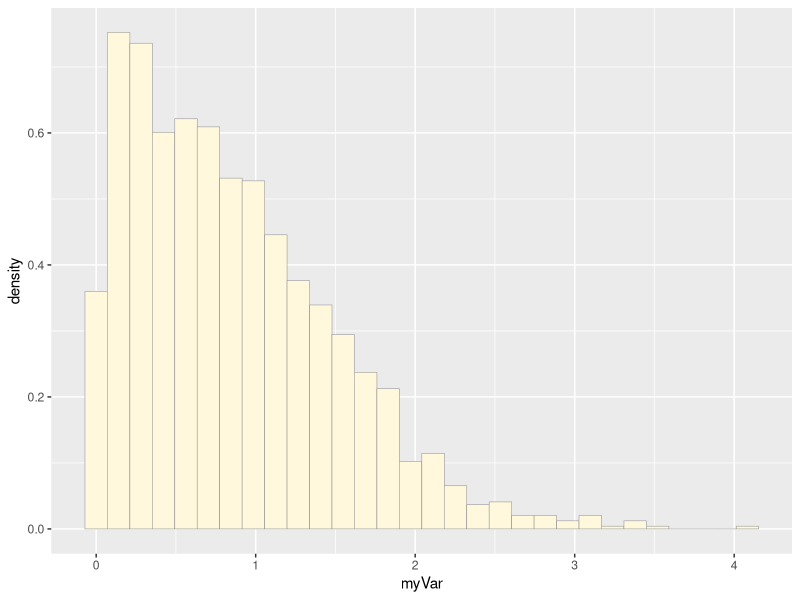
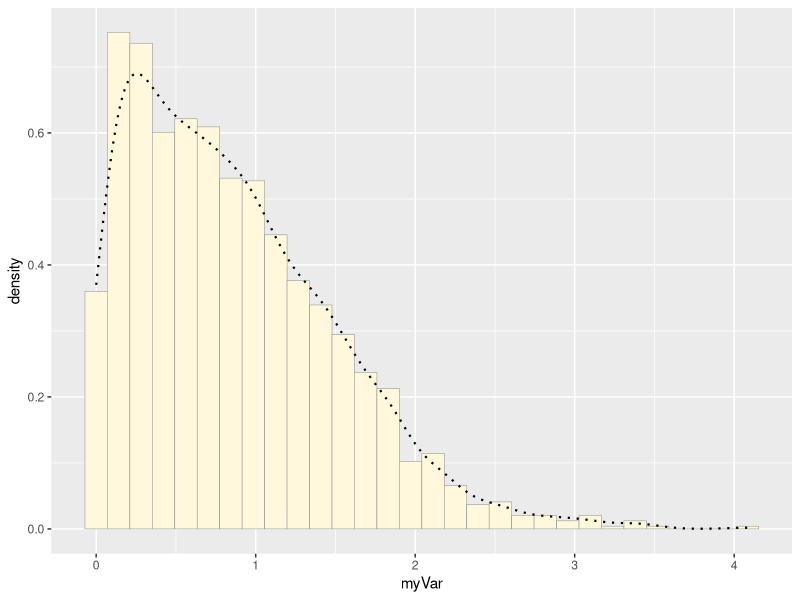
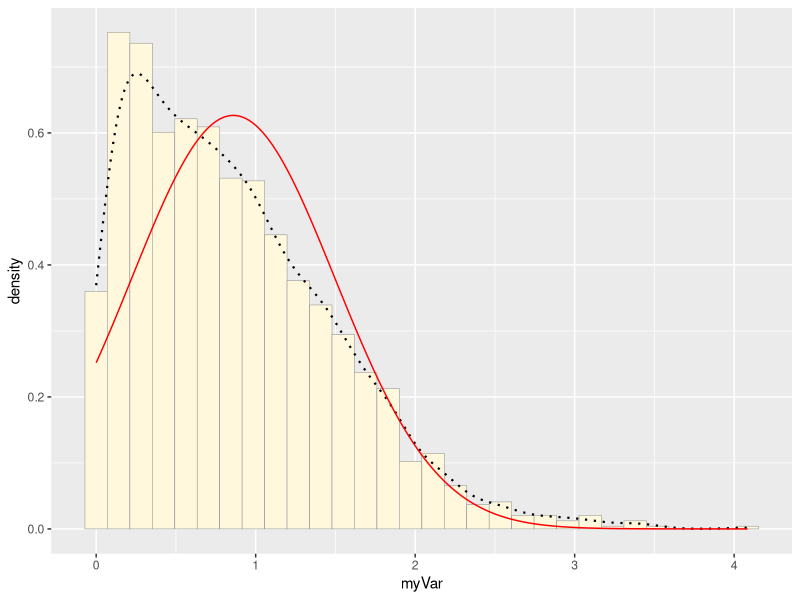
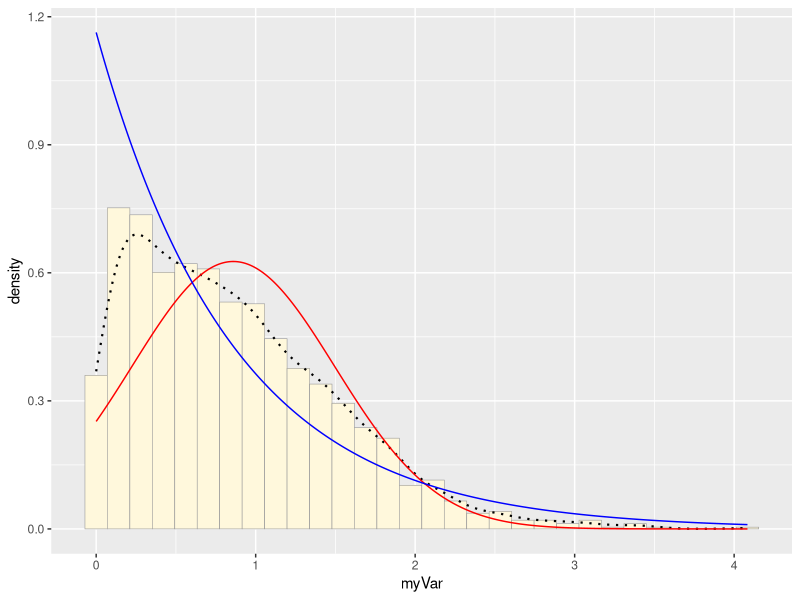
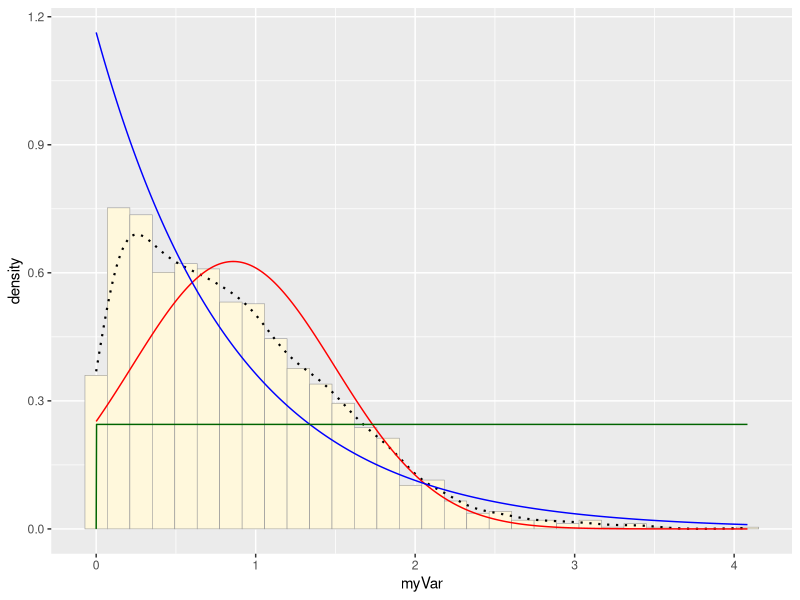
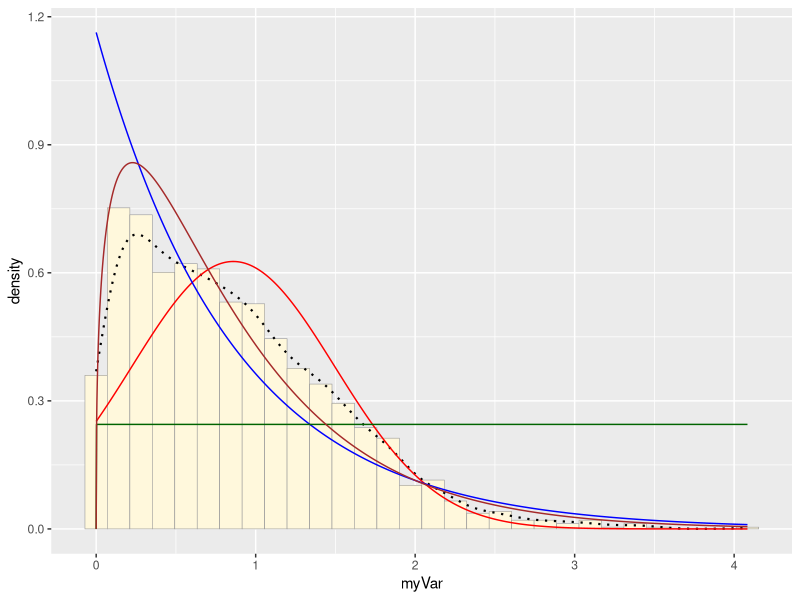
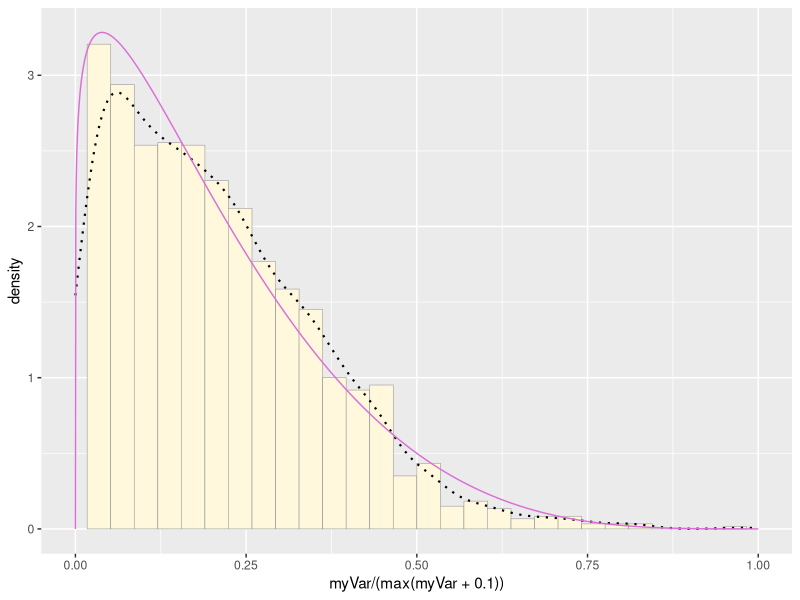
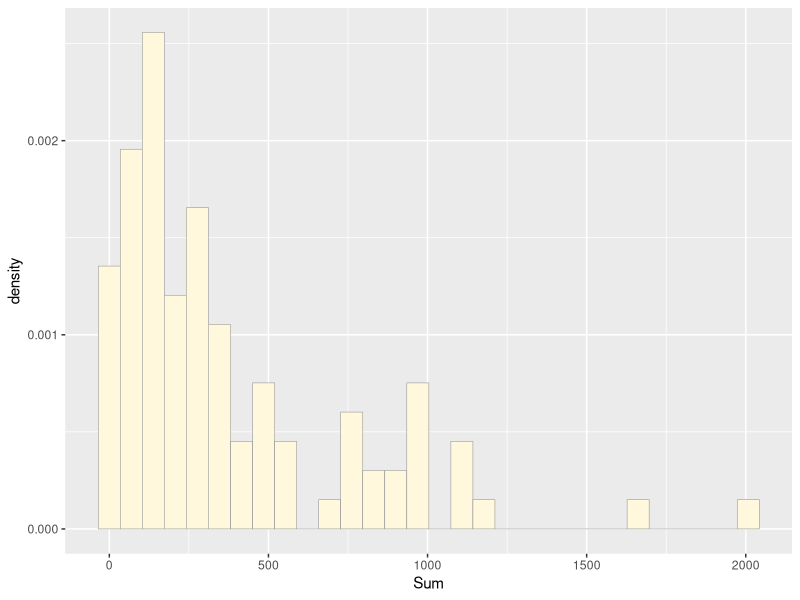

These charts were generated, in order, by the following R code:
## ---- chunk 1
library(ggplot2)
library(MASS)
## ---- chunk 2

#Creating dummy dataframe
z <- rnorm(n=3000,mean=0.2)
z <- data.frame(1:3000,z)
names(z) <- list("ID","myVar")
z <- z[z$myVar>0,]
str(z)
summary(z$myVar)

#plot
p1 <- ggplot(data=z, aes(x=myVar, y=..density..)) +
  geom_histogram(color="grey60",fill="cornsilk",size=0.2) 
print(p1)

#adds curve to plot
p1 <-  p1 +  geom_density(linetype="dotted",size=0.75)
print(p1)

#fitting a normal distribution
normPars <- fitdistr(z$myVar,"normal")
print(normPars)
str(normPars)
normPars$estimate["mean"] # note structure of getting a named attribute

#Plot Normal 
meanML <- normPars$estimate["mean"]
sdML <- normPars$estimate["sd"]

xval <- seq(0,max(z$myVar),len=length(z$myVar))

stat <- stat_function(aes(x = xval, y = ..y..), fun = dnorm, colour="red", n = length(z$myVar), args = list(mean = meanML, sd = sdML))
p1 + stat

#Plot Exponential Dist
expoPars <- fitdistr(z$myVar,"exponential")
rateML <- expoPars$estimate["rate"]

stat2 <- stat_function(aes(x = xval, y = ..y..), fun = dexp, colour="blue", n = length(z$myVar), args = list(rate=rateML))
p1 + stat + stat2

#Plot uniform prob. dist
stat3 <- stat_function(aes(x = xval, y = ..y..), fun = dunif, colour="darkgreen", n = length(z$myVar), args = list(min=min(z$myVar), max=max(z$myVar)))
p1 + stat + stat2 + stat3

#Plot Gamma prob dist
gammaPars <- fitdistr(z$myVar,"gamma")
shapeML <- gammaPars$estimate["shape"]
rateML <- gammaPars$estimate["rate"]

stat4 <- stat_function(aes(x = xval, y = ..y..), fun = dgamma, colour="brown", n = length(z$myVar), args = list(shape=shapeML, rate=rateML))
p1 + stat + stat2 + stat3 + stat4

#Plot Bet prob dens
pSpecial <- ggplot(data=z, aes(x=myVar/(max(myVar + 0.1)), y=..density..)) +
  geom_histogram(color="grey60",fill="cornsilk",size=0.2) + 
  xlim(c(0,1)) +
  geom_density(size=0.75,linetype="dotted")

betaPars <- fitdistr(x=z$myVar/max(z$myVar + 0.1),start=list(shape1=1,shape2=2),"beta")
shape1ML <- betaPars$estimate["shape1"]
shape2ML <- betaPars$estimate["shape2"]

statSpecial <- stat_function(aes(x = xval, y = ..y..), fun = dbeta, colour="orchid", n = length(z$myVar), args = list(shape1=shape1ML,shape2=shape2ML))
pSpecial + statSpecial
## ---- chunk 3
###Question2##
DMC <- read.table("DMC.master.csv",header=TRUE,sep=",")
str(DMC)
summary(DMC)
#plot
p1 <- ggplot(data=DMC, aes(x=Sum, y=..density..)) +
  geom_histogram(color="grey60",fill="cornsilk",size=0.2) 
print(p1)

#adds curve to plot
p1 <-  p1 +  geom_density(linetype="dotted",size=0.75)
print(p1)

#fitting a normal distribution
normPars <- fitdistr(DMC$Sum,"normal")
print(normPars)
str(normPars)
normPars$estimate["mean"] # note structure of getting a named attribute

#Plot Normal 
meanML <- normPars$estimate["mean"]
sdML <- normPars$estimate["sd"]

xval <- seq(0,max(DMC$Sum),len=length(DMC$Sum))

stat <- stat_function(aes(x = xval, y = ..y..), fun = dnorm, colour="red", n = length(DMC$Sum), args = list(mean = meanML, sd = sdML))
p1 + stat

#Plot Exponential Dist
expoPars <- fitdistr(DMC$Sum,"exponential")
rateML <- expoPars$estimate["rate"]

stat2 <- stat_function(aes(x = xval, y = ..y..), fun = dexp, colour="blue", n = length(DMC$Sum), args = list(rate=rateML))
p1 + stat + stat2

#Plot uniform prob. dist
stat3 <- stat_function(aes(x = xval, y = ..y..), fun = dunif, colour="darkgreen", n = length(DMC$Sum), args = list(min=min(DMC$Sum), max=max(DMC$Sum)))
p1 + stat + stat2 + stat3

########My data is not fitting a gamma distribution, so I didn't run this########
#Plot Gamma prob dist
#gammaPars <- fitdistr(DMC$sum,"gamma")
#shapeML <- gammaPars$estimate["shape"]
#rateML <- gammaPars$estimate["rate"]


#stat4 <- stat_function(aes(x = xval, y = ..y..), fun = dgamma, colour="brown", n = length(DMC$Sum), args = list(shape=shapeML, rate=rateML))
#p1 + stat + stat2 + stat3 + stat4

########My data is not fitting a beta distribution, so I didn't run this########
#Plot Beta prob dens
# pSpecial <- ggplot(data=DMC, aes(x=Sum/(max(Sum + 0.1)), y=..density..)) +
#   geom_histogram(color="grey60",fill="cornsilk",size=0.2) + 
#   xlim(c(0,1)) +
#   geom_density(size=0.75,linetype="dotted")
# 
# betaPars <- fitdistr(x=DMC$Sum/max(DMC$Sum + 0.1),start=list(shape1=1,shape2=2),"beta")
# shape1ML <- betaPars$estimate["shape1"]
# shape2ML <- betaPars$estimate["shape2"]
# 
# statSpecial <- stat_function(aes(x = xval, y = ..y..), fun = dbeta, colour="orchid", n = length(DMC$Sum), args = list(shape1=shape1ML,shape2=shape2ML))
# pSpecial + statSpecial
#
## ---- chunk 4
#setup fake data
dmcDUMMY <- rexp(n = 96, rate = 0.002664151)
dmcDUMMY <- data.frame(1:96, dmcDUMMY)
names(dmcDUMMY) <- list("ID","sum")

expoPars <- fitdistr(dmcDUMMY$sum,"exponential")
rateML <- expoPars$estimate["rate"]
rateML #close to set rate

dummy <- ggplot(data=dmcDUMMY, aes(x=sum, y=..density..)) +
  geom_histogram(color="grey60",fill="cornsilk",size=0.2) 

dummy_exp_line <- stat_function(aes(x = xval, y = ..y..), fun = dexp, colour="blue", n = length(dmcDUMMY$sum), args = list(rate=rateML))
dummy + dummy_exp_line
## ---- chunk 5
p1 + stat + stat2 + stat3
dummy + dummy_exp_line
